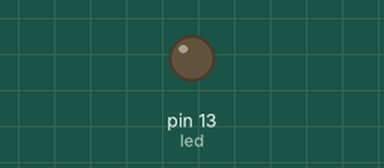
The sketch below on a simulated Arduino Uno, built with avr-gcc and run on an emulated ATmega328P. Parts: output pins drawn as LEDs (lit = HIGH).

Above: at 0.05 s.
At 2.0 s:
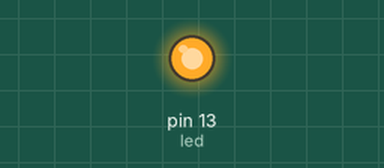
Timing chart, 0 to 4.6 s (numbered marks = the images above):
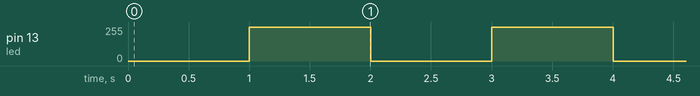

The sketch:

Blink_Improved_no_comments.ino
```cpp
int led = 13;
int counter = 0;
bool ledState = LOW;


void setup() {

  pinMode(led, OUTPUT);

}

void loop() {

  if(millis() - counter > 1000){

    ledState = !ledState;
    digitalWrite(led, ledState);
    counter = millis();

  }


}
```

Measured:
- by itself, pin 13 (led): repeats every 2.0 s: 0/255 1.0 s, 255/255 1.0 s, until it stays 121/255 from 33.1 s
